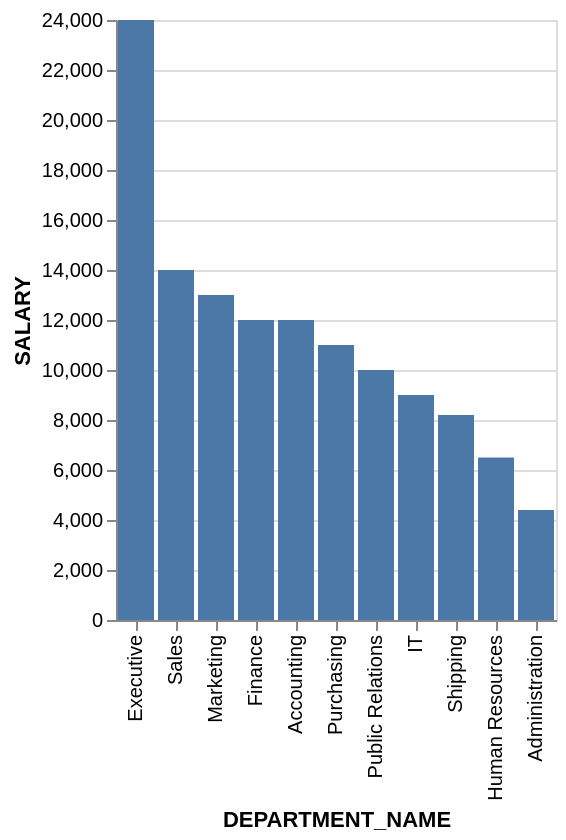

Describe this chart as a Vega-Lite specification.
### Vega-Lite specification from a JSON file in a GitHub repository (floating-point values rounded to 4 significant figures)
{"data": {"values": [{"x_data": "Executive", "y_data": 24000}, {"x_data": "Sales", "y_data": 14000}, {"x_data": "Marketing", "y_data": 13000}, {"x_data": "Finance", "y_data": 12000}, {"x_data": "Accounting", "y_data": 12000}, {"x_data": "Purchasing", "y_data": 11000}, {"x_data": "Public Relations", "y_data": 10000}, {"x_data": "IT", "y_data": 9000}, {"x_data": "Shipping", "y_data": 8200}, {"x_data": "Human Resources", "y_data": 6500}, {"x_data": "Administration", "y_data": 4400}]}, "mark": "bar", "encoding": {"x": {"field": "x_data", "type": "nominal", "title": "DEPARTMENT_NAME", "sort": {"op": "sum", "field": "y_data", "order": "descending"}}, "y": {"field": "y_data", "type": "quantitative", "title": "SALARY"}}}
